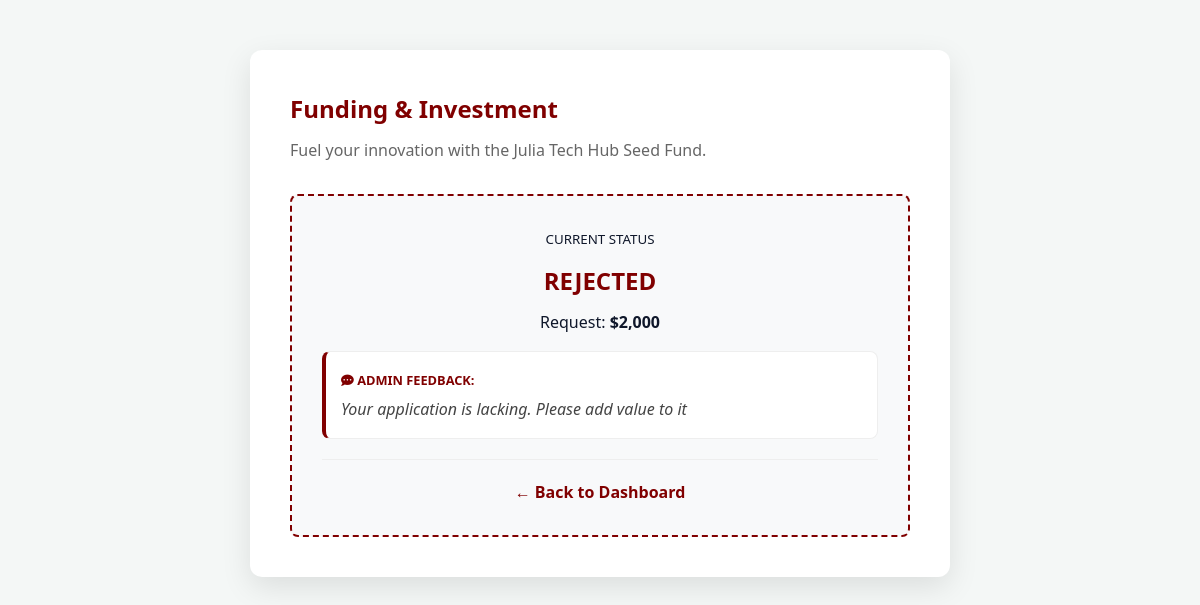
Page /apply_funding.php (signed in) on the committed database.
### tables this page shows
CREATE TABLE `funding_applications` (
  `id` int(11) NOT NULL,
  `innovation_id` int(11) NOT NULL,
  `amount_requested` decimal(10,2) NOT NULL,
  `equity_offered` int(11) DEFAULT 0,
  `pitch_deck_url` varchar(255) DEFAULT NULL,
  `use_of_funds` text DEFAULT NULL,
  `status` enum('Pending','Under Review','Approved','Rejected') DEFAULT 'Pending',
  `applied_at` timestamp NOT NULL DEFAULT current_timestamp(),
  `admin_feedback` text DEFAULT NULL
);

### apply_funding.php (the view, shortened to what this page needs)
<?php
include 'db.php';
$user_id = $_SESSION['user_id'];
$innovation = $conn->query("SELECT id FROM innovations WHERE user_id = '$user_id'")->fetch_assoc();
$inn_id = $innovation['id'];
$existing = $conn->query("SELECT * FROM funding_applications WHERE innovation_id = '$inn_id'")->fetch_assoc();
?>
<!DOCTYPE html>
<html lang="en">
<head>
    <link rel="stylesheet" href="css/style.css">
    <link rel="stylesheet" href="https://cdnjs.cloudflare.com/ajax/libs/font-awesome/6.0.0/css/all.min.css">
</head>
<body style="background: #f4f7f6;">
    <div class="apply-card">
        <h2 style="color: var(--maroon); margin-bottom: 10px;">Funding & Investment</h2>
        <p style="color: #666; margin-bottom: 30px;">Fuel your innovation with the Julia Tech Hub Seed Fund.</p>
        <?php if ($existing): ?>
            <div class="status-banner">
                <small>CURRENT STATUS</small>
                <h2 style="color: var(--maroon); margin: 10px 0;"><?php echo strtoupper($existing['status']); ?></h2>
                <p>Request: <b>$<?php echo number_format($existing['amount_requested']); ?></b></p>
                <?php if (!empty($existing['admin_feedback'])): ?>
                    <div class="feedback-box">
                        <strong style="color: var(--maroon); font-size: 0.8rem;"><i class="fas fa-comment-dots"></i> ADMIN FEEDBACK:</strong>
                        <p style="margin-top: 5px; font-style: italic; color: #444;"><?php echo nl2br($existing['admin_feedback']); ?></p>
                    </div>
                <?php endif; ?>
                <hr style="margin: 20px 0; border: 0; border-top: 1px solid #eee;">
                <a href="innovator_dashboard.php" style="color: var(--maroon); text-decoration: none; font-weight: bold;">← Back to Dashboard</a>
            </div>
        <?php endif; ?>
    </div>
</body>
</html>

### css/style.css (style rules this page uses)
:root { --maroon: #800000; --maroon-dark: #660000; --blue-black: #1a1a2e; --white: #ffffff; --black: #000000; --light-bg: #f8fafc; --text-main: #0f172a; --text-muted: #475569; --border-color: #e2e8f0; }
* { margin: 0; padding: 0; box-sizing: border-box; }
body { font-family: 'Segoe UI', Tahoma, Geneva, Verdana, sans-serif; line-height: 1.6; color: var(--text-main); background-color: var(--white); }

### apply_funding.php (style rules this page uses)
.apply-card { max-width: 700px; margin: 50px auto; background: white; padding: 40px; border-radius: 12px; box-shadow: 0 10px 30px rgba(0,0,0,0.1); }
.status-banner { padding: 30px; border-radius: 8px; text-align: center; background: #f8f9fa; border: 2px dashed var(--maroon); }
.feedback-box { background: #fff; border: 1px solid #eee; padding: 15px; border-radius: 8px; margin: 15px 0; text-align: left; border-left: 4px solid var(--maroon); }

### rows in the picture
funding_applications: status "REJECTED", amount_requested "2,000", admin_feedback "Your application is lacking. Please add value to it"
